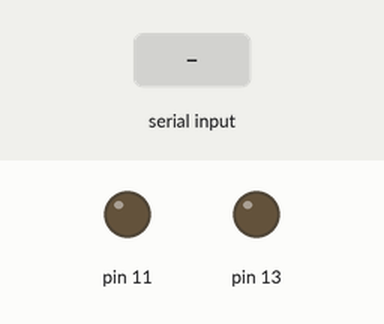
This sketch was run on a simulated Arduino Uno, built with avr-gcc and run on an emulated ATmega328P. Shown: output pins drawn as LEDs (lit = HIGH). Inputs (shaded band) come from the test bench.

Above: at 1.2 s.
1.3 s: "0" received over Serial
At 3.3 s:
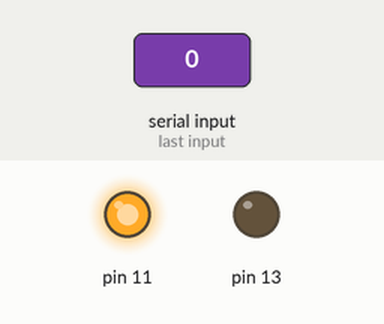
Timing chart, 0 to 4.8 s (numbered marks = the images above; inputs shaded):
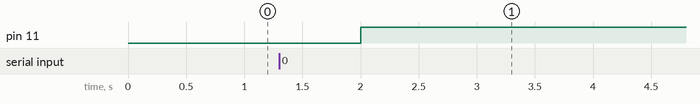

Measured:
- after the input at 1.3 s, pin 11: LOW → HIGH after 0.70 s

The sketch:

sketch_jan5a.ino
```cpp
char data;

void setup() {
  Serial.begin(115200);
  pinMode(13, OUTPUT);
  pinMode(11, OUTPUT);
}

void loop() {
  if (Serial.available() > 0) {
    data = Serial.read();

    if (data == 'b') {
      digitalWrite(13, HIGH);
      digitalWrite(13, LOW);
    } else if (data == '0') {
      digitalWrite(11, HIGH);
      digitalWrite(13, LOW);
    }
  }

  delay(1000);
}
```
